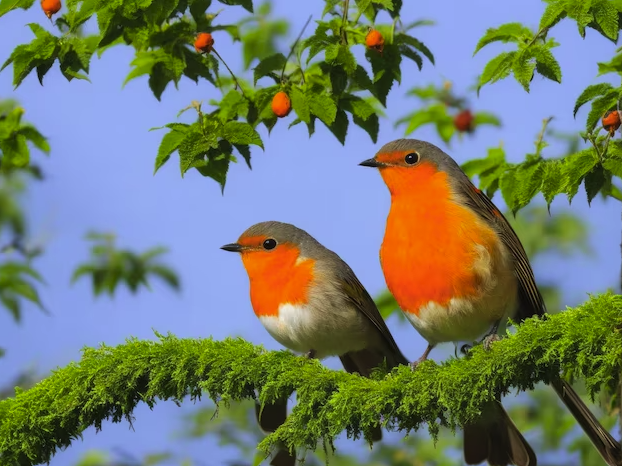
#> input picture img/01/birds.png, 622 x 466 px, found by its file name
$ jupyter execute 18.ipynb
#> lines starting #> are read from the running program, lines starting #| are printed output that depends on the picture
Computer Vision with Python, OpenCV, Pytorch

Using OpenCV

[cell 1]
import cv2

[cell 2]
image_path = '/Users/dandev947366/Desktop/Projects-github/computer-vision/computer-vision/img/01/birds.png'
img = cv2.imread(image_path)
#> img is the input picture: shape (466, 622, 3); mean B, G, R 112.6, 125.1, 114.6
print(img)
#> (printed output is left out)

[cell 3]
img.shape
#> Out = (466, 622, 3)

[cell 4]
def display(_title, _img):
    cv2.imshow(_title, _img)
    cv2.waitKey(0)
    cv2.destroyWindow(_title)

[cell 5]
cv2.imshow('Window', img)
cv2.waitKey(0)
cv2.destroyWindow()

[cell 6]
# Seperate colors
b, g, r = cv2.split(img)
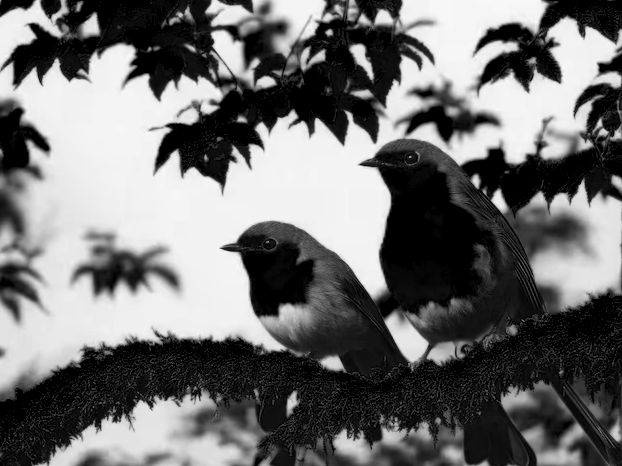
#> b: shape (466, 622); min 0, max 253, mean 112.6
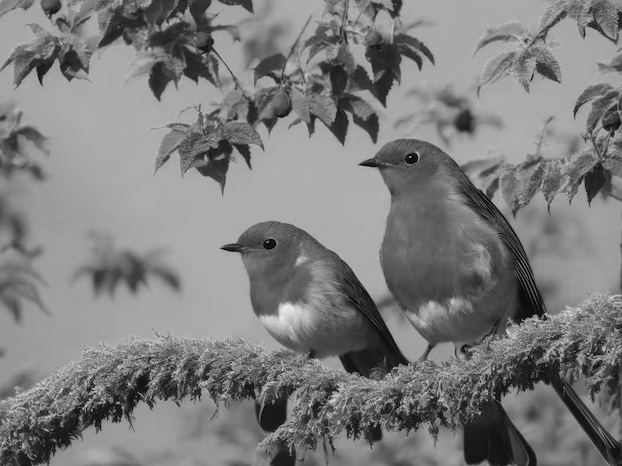
#> g: shape (466, 622); min 0, max 235, mean 125.1
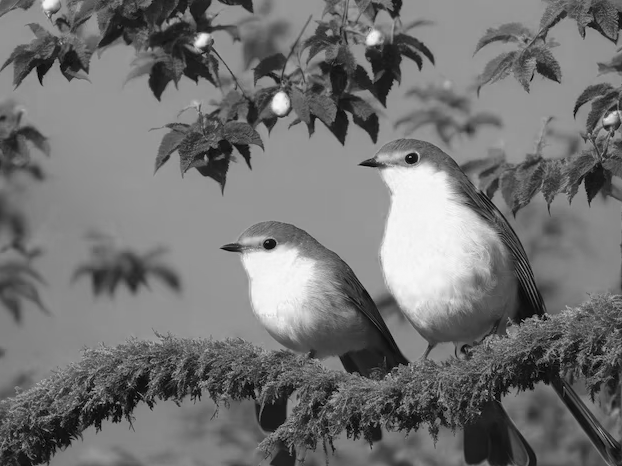
#> r: shape (466, 622); min 0, max 247, mean 114.6

display('Window', img)
display('Red', r)
display('Blue', b)
display('Green', g)

[cell 7]
gray_img = cv2.cvtColor(img, cv2.COLOR_BGR2GRAY)
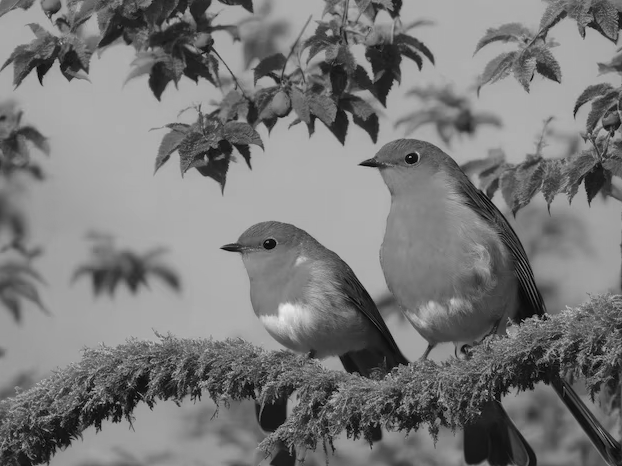
#> gray_img: shape (466, 622); min 3, max 234, mean 120.5
img_2 = cv2.cvtColor(img, cv2.COLOR_BGR2RGB)
display('Window', img)
display('img_2', img_2)
display('gray_img', gray_img)

$ run again, with img/01/new_01.PNG copied over img/01/birds.png
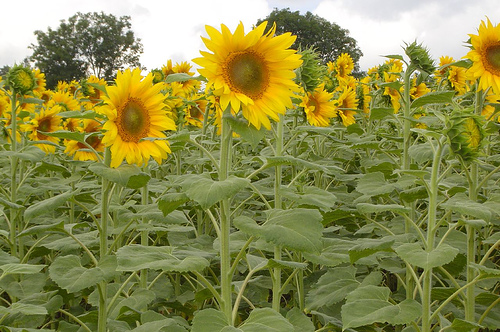
#> input picture img/01/new_01.PNG, 500 x 332 px, found by its file name
#> img is the input picture: shape (332, 500, 3); mean B, G, R 74.1, 139.2, 139.4
#> (printed output is left out)
#> `b, g, r = cv2.split(img)`:
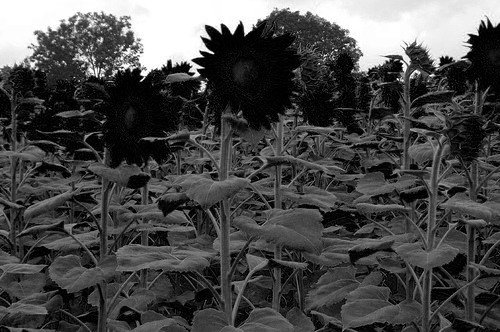
#> b: shape (332, 500); min 0, max 255, mean 74.1
#> `b, g, r = cv2.split(img)`:
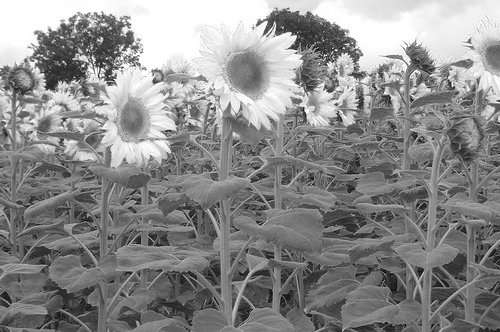
#> r: shape (332, 500); min 1, max 255, mean 139.4

$ run again, with img/01/2.jpg saved as img/01/birds.png
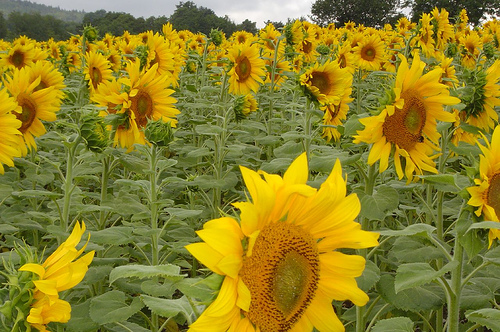
#> input picture img/01/2.jpg, 500 x 332 px, found by its file name
#> img is the input picture: shape (332, 500, 3); mean B, G, R 37.6, 128.7, 140.8
#> (printed output is left out)
#> `b, g, r = cv2.split(img)`:
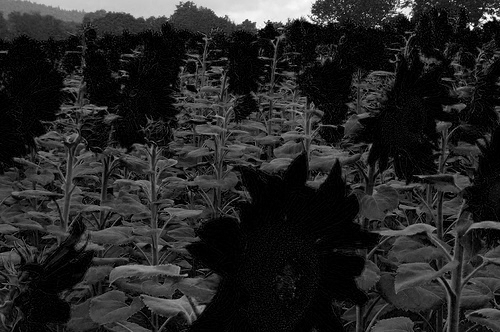
#> b: shape (332, 500); min 0, max 255, mean 37.6
#> `b, g, r = cv2.split(img)`:
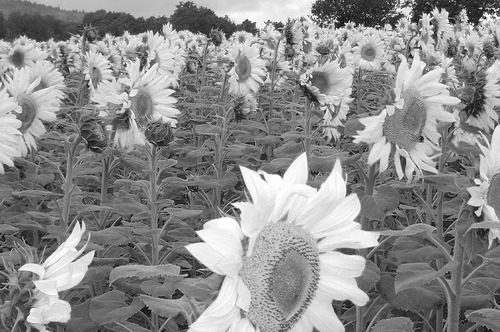
#> r: shape (332, 500); min 2, max 255, mean 140.8
